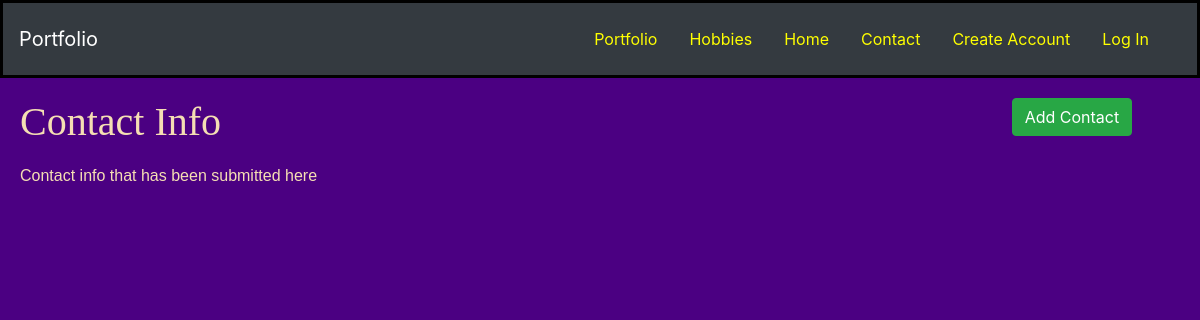
/portfolio/contact/, run on an earlier commit of the app's database.
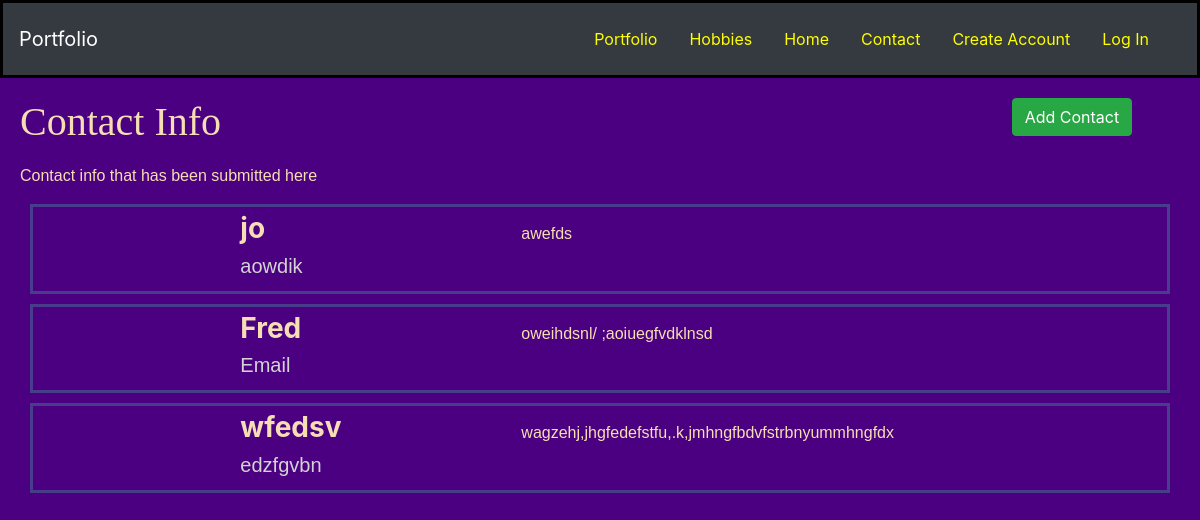
And on a later commit of the database.
### Portfolio/models.py (models this page shows, shortened)
class Contact(models.Model):
    contact_name = models.CharField(max_length=50)
    contact_email = models.EmailField(max_length=200)
    contact_message = models.CharField(max_length=500)

### Portfolio/views.py (the view)
# urls.py: path('contact/', views.contact, name="contact"),
def contact(request):
    contact_list = Contact.objects.all()
    context = {
        'contact_list': contact_list,
    }
    return render(request, 'portfolio/contact.html', context)

### Portfolio/templates/portfolio/contact.html (shortened to what this page needs)
{% extends 'portfolio/base.html' %}
{% block body %}
    <div class="row">
        <div class="col-10">
            <h1>Contact Info</h1>
        </div>
        <div class="col-2">
            <a href="{% url 'add_contact' %}" class="btn btn-success">Add Contact</a>
        </div>
    </div>
    <p>Contact info that has been submitted here</p>
    {% for contact in contact_list %}
        <div class="row row-bordered">
            <div class="col-md-3 offset-md-2">
                <h3 class="name">{{ contact.contact_name }}</h3>
                <h5 class="info contact">{{ contact.contact_email }}</h5>
            </div>
            <div class="col-md-6">
                <p>{{ contact.contact_message }}</p>
            </div>
        </div>
    {% endfor %}
{% endblock %}

### Portfolio/templates/portfolio/base.html (shortened to what this page needs)
{% load static %}
<!doctype html>
<html lang="en">
<head>
        <link rel="stylesheet" href="https://cdn.jsdelivr.net/npm/bootstrap@4.6.2/dist/css/bootstrap.min.css">
        <link rel="stylesheet" href="{% static 'portfolio/style.css' %}">
</head>
<body>
    <nav class="navbar navbar-dark bg-dark">
        <a href="{% url 'portfolio'%}" class="navbar-brand">Portfolio</a>
        <div class="navbar">
            <a href="{% url 'portfolio'%}" class="nav-item nav-link">Portfolio</a>
            <a href="{% url 'hobbies'%}" class="nav-item nav-link">Hobbies</a>
            <a href="{% url 'home'%}" class="nav-item nav-link">Home</a>
            <a href="{% url 'contact'%}" class="nav-item nav-link">Contact</a>
            {% if user.is_authenticated %}
                <a href="{% url 'logout'%}" class="nav-item nav-link">Log Out</a>
            {% else %}
                <a href="{% url 'register'%}" class="nav-item nav-link">Create Account</a>
                <a href="{% url 'login'%}" class="nav-item nav-link">Log In</a>
            {% endif %}
        </div>
    </nav>
    <div id="bodydiv">
        {% block body %}
        {% endblock %}
    </div>
</body>
</html>

### Portfolio/static/portfolio/style.css (style rules this page uses)
* { color: wheat; }
body { background-color: indigo; }
nav { border-style: solid; border-color: black; }
#bodydiv { padding: 20px; }
h1 { font-family: "Lucida Handwriting", cursive; }
p { padding-top: 10px; font-family: Helvitica, sans-serif; }
a { color: yellow; }
.info { font-family: 'Trebuchet MS', sans-serif; font-size: 20px; }
.contact { color: lightgray; }
h3 { color: wheat; }
h3.name { font-weight: bold; }
div.row-bordered { border-style: solid; border-color: darkslateblue; margin: 10px; padding: 5px; }

What changed in the data, as far as the page shows it:
added Contact: contact_name "jo", contact_email "aowdik", contact_message "awefds"
added Contact: contact_name "Fred", contact_email "Email", contact_message "oweihdsnl/ ;aoiuegfvdklnsd"
added Contact: contact_name "wfedsv", contact_email "edzfgvbn", contact_message "wagzehj,jhgfedefstfu,.k,jmhngfbdvfstrbnyummhngfdx"
